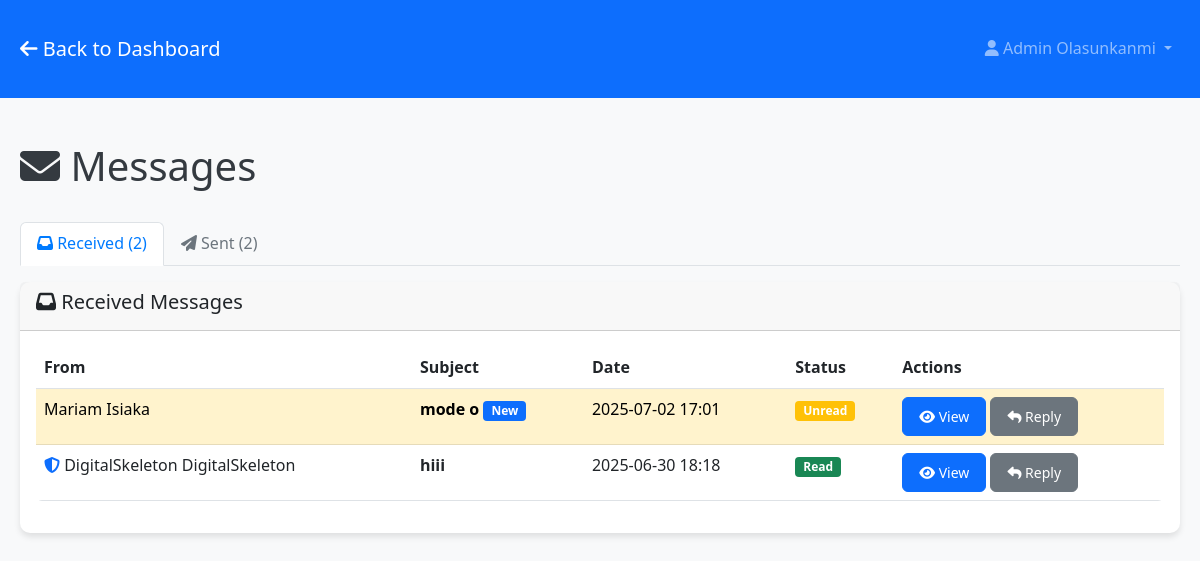
Screenshot of /messages (signed in) with the database file from the repository.
### models.py (models this page shows, shortened)
class User(db.Model):
    id = db.Column(db.Integer, primary_key=True)
    username = db.Column(db.String(80), unique=True, nullable=False)
    email = db.Column(db.String(120), unique=True, nullable=False)
    password_hash = db.Column(db.String(255), nullable=False)
    first_name = db.Column(db.String(100), nullable=False)
    last_name = db.Column(db.String(100), nullable=False)
    is_admin = db.Column(db.Boolean, default=False)
    is_verified = db.Column(db.Boolean, default=False)
    verification_token = db.Column(db.String(100), nullable=True)
    reset_token = db.Column(db.String(100), nullable=True)
    reset_token_expires = db.Column(db.DateTime, nullable=True)
    created_at = db.Column(db.DateTime, default=datetime.utcnow)
    last_login = db.Column(db.DateTime, nullable=True)
    pdf_codes = db.relationship('UserPDFCode', foreign_keys='UserPDFCode.user_id', backref='user', lazy=True, cascade='all, delete-orphan')
    pdf_requests = db.relationship('PDFRequest', backref='user', lazy=True, cascade='all, delete-orphan')
    sent_messages = db.relationship('Message', foreign_keys='Message.sender_id', backref='sender', lazy=True, cascade='all, delete-orphan')
    received_messages = db.relationship('Message', foreign_keys='Message.recipient_id', backref='recipient', lazy=True, cascade='all, delete-orphan')
    uploaded_pdfs = db.relationship('UserPDFCode', foreign_keys='UserPDFCode.uploaded_by_admin_id', backref='uploader', lazy=True)

class Message(db.Model):
    id = db.Column(db.Integer, primary_key=True)
    sender_id = db.Column(db.Integer, db.ForeignKey('user.id', ondelete='CASCADE'), nullable=False)
    recipient_id = db.Column(db.Integer, db.ForeignKey('user.id', ondelete='CASCADE'), nullable=False)
    subject = db.Column(db.String(200), nullable=False)
    content = db.Column(db.Text, nullable=False)  # Allows HTML content
    is_read = db.Column(db.Boolean, default=False)
    created_at = db.Column(db.DateTime, default=datetime.utcnow)
    parent_message_id = db.Column(db.Integer, db.ForeignKey('message.id', ondelete='CASCADE'), nullable=True)
    replies = db.relationship('Message', backref=db.backref('parent', remote_side=[id]), lazy=True)

### app.py (the view)
@app.route('/messages')
@login_required
def messages():
    user = User.query.get(session['user_id'])
    sent_messages = Message.query.filter_by(sender_id=user.id).order_by(Message.created_at.desc()).all()
    received_messages = Message.query.filter_by(recipient_id=user.id).order_by(Message.created_at.desc()).all()
    return render_template('messages/messages.html',
                         user=user,
                         sent_messages=sent_messages,
                         received_messages=received_messages)

### app.py (called while the page is built)
def login_required(f):
    @wraps(f)
    def decorated_function(*args, **kwargs):
        if 'user_id' not in session:
            flash('Please log in to access this page.', 'error')
            return redirect(url_for('login'))
        return f(*args, **kwargs)
    return decorated_function

### templates/messages/messages.html (shortened to what this page needs)
<!DOCTYPE html>
<html lang="en">
<head>
    <link href="https://cdn.jsdelivr.net/npm/bootstrap@5.3.0/dist/css/bootstrap.min.css" rel="stylesheet">
    <link rel="stylesheet" href="https://cdnjs.cloudflare.com/ajax/libs/font-awesome/6.4.0/css/all.min.css">
    <link rel="stylesheet" href="{{ url_for('static', filename='css/style.css') }}">
</head>
<body>
    <nav class="navbar navbar-expand-lg navbar-dark bg-primary">
        <div class="container">
            <a class="navbar-brand" href="{{ url_for('dashboard') }}">
                <i class="fas fa-arrow-left"></i> Back to Dashboard
            </a>
            <div class="navbar-nav ms-auto">
                <div class="nav-item dropdown">
                    <a class="nav-link dropdown-toggle" href="#" id="navbarDropdown" role="button" data-bs-toggle="dropdown">
                        <i class="fas fa-user"></i> {{ user.first_name }} {{ user.last_name }}
                    </a>
                </div>
            </div>
        </div>
    </nav>
    <div class="container mt-4">
        <div class="row">
            <div class="col-12">
                <div class="d-flex justify-content-between align-items-center mb-4">
                    <h1><i class="fas fa-envelope"></i> Messages</h1>
                </div>
            </div>
        </div>
        <ul class="nav nav-tabs" id="messageTabs">
            <li class="nav-item">
                <a class="nav-link active" id="received-tab" data-bs-toggle="tab" href="#received">
                    <i class="fas fa-inbox"></i> Received ({{ received_messages|length }})
                </a>
            </li>
            <li class="nav-item">
                <a class="nav-link" id="sent-tab" data-bs-toggle="tab" href="#sent">
                    <i class="fas fa-paper-plane"></i> Sent ({{ sent_messages|length }})
                </a>
            </li>
        </ul>
        <div class="tab-content mt-3">
            <div class="tab-pane fade show active" id="received">
                <div class="card">
                    <div class="card-header">
                        <h5><i class="fas fa-inbox"></i> Received Messages</h5>
                    </div>
                    <div class="card-body">
                        {% if received_messages %}
                        <div class="table-responsive">
                            <table class="table table-hover">
                                <thead>
                                    <tr>
                                        <th>From</th>
                                        <th>Subject</th>
                                        <th>Date</th>
                                        <th>Status</th>
                                        <th>Actions</th>
                                    </tr>
                                </thead>
                                <tbody>
                                    {% for message in received_messages %}
                                    <tr class="{% if not message.is_read %}table-warning{% endif %}">
                                        <td>
                                            {% if message.sender.is_admin %}
                                            <i class="fas fa-shield-alt text-primary"></i>
                                            {% endif %}
                                            {{ message.sender.first_name }} {{ message.sender.last_name }}
                                        </td>
                                        <td>
                                            <strong>{{ message.subject }}</strong>
                                            {% if not message.is_read %}
                                            <span class="badge bg-primary">New</span>
                                            {% endif %}
                                        </td>
                                        <td>{{ message.created_at.strftime('%Y-%m-%d %H:%M') }}</td>
                                        <td>
                                            {% if message.is_read %}
                                            <span class="badge bg-success">Read</span>
                                            {% else %}
                                            <span class="badge bg-warning">Unread</span>
                                            {% endif %}
                                        </td>
                                        <td>
                                            <button type="button" class="btn btn-sm btn-primary" onclick="viewMessage({{ message.id }}, '{{ message.sender.first_name }} {{ message.sender.last_name }}', '{{ message.subject }}', {{ message.sender.id }}, {{ message.is_read|lower }})">
                                                <i class="fas fa-eye"></i> View
                                            </button>
                                            {% if user.is_admin or message.sender.is_admin %}
                                            <button type="button" class="btn btn-sm btn-secondary" onclick="replyToMessage({{ message.sender.id }}, '{{ message.sender.first_name }} {{ message.sender.last_name }}', 'Re: {{ message.subject }}', {{ message.id }})">
                                                <i class="fas fa-reply"></i> Reply
                                            </button>
                                            {% endif %}
                                        </td>
                                    </tr>
                                    {% endfor %}
                                </tbody>
                            </table>
                        </div>
                        {% else %}
                        <div class="text-center py-4">
                            <i class="fas fa-inbox fa-3x text-muted mb-3"></i>
                            <h5>No messages received</h5>
                            <p class="text-muted">Your received messages will appear here.</p>
                        </div>
                        {% endif %}
                    </div>
                </div>
            </div>
        </div>
    </div>
</body>
</html>

### static/css/style.css (style rules this page uses)
:root { --primary-color: #007bff; --secondary-color: #6c757d; --success-color: #28a745; --danger-color: #dc3545; --warning-color: #ffc107; --info-color: #17a2b8; --light-color: #f8f9fa; --dark-color: #343a40; --white: #ffffff; --black: #000000; }
body { font-family: 'Segoe UI', Tahoma, Geneva, Verdana, sans-serif; background-color: var(--light-color); color: var(--dark-color); line-height: 1.6; }
.container { max-width: 1200px; margin: 0 auto; padding: 20px; }
.card { border: none; border-radius: 10px; box-shadow: 0 4px 6px rgba(0, 0, 0, 0.1); margin-bottom: 20px; }
.btn { border-radius: 6px; padding: 8px 16px; font-weight: 500; transition: all 0.3s ease; }
.nav-tabs .nav-link { border-radius: 6px 6px 0 0; border: 1px solid transparent; color: var(--secondary-color); }
.nav-tabs .nav-link.active { background-color: var(--white); border-color: #dee2e6 #dee2e6 var(--white); color: var(--primary-color); }
.table { border-radius: 6px; overflow: hidden; }
.badge { font-size: 0.75em; padding: 4px 8px; border-radius: 4px; }

### rows the page displays
User: first_name "Admin", last_name "Olasunkanmi"
Message: sender.first_name "Mariam", sender.last_name "Isiaka", subject "mode o", is_read "New", created_at "2025-07-02 17:01"
Message: sender.first_name "DigitalSkeleton", sender.last_name "DigitalSkeleton", subject "hiii", created_at "2025-06-30 18:18", is_read "Read"

### other values shown
{{ received_messages|length }} "2"
{{ sent_messages|length }} "2"
